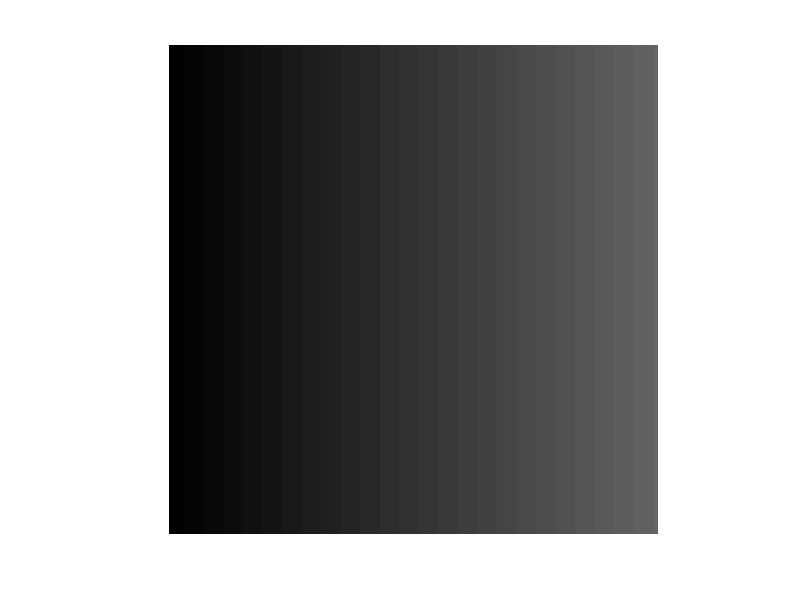

This chart was generated by the following MATLAB code:
vl=1:100;
vc=ones(100,1);
M=vc*vl;
imshow(M);

M2=M/100;
imshow(M2);

M3=mat2gray(M);
imshow(M3);

%Double -> escala de cinzentos [0:1]

M8bits=uint8(M);
imshow(M8bits);

%Uint8 -> escala de cinzentos [0:255]
